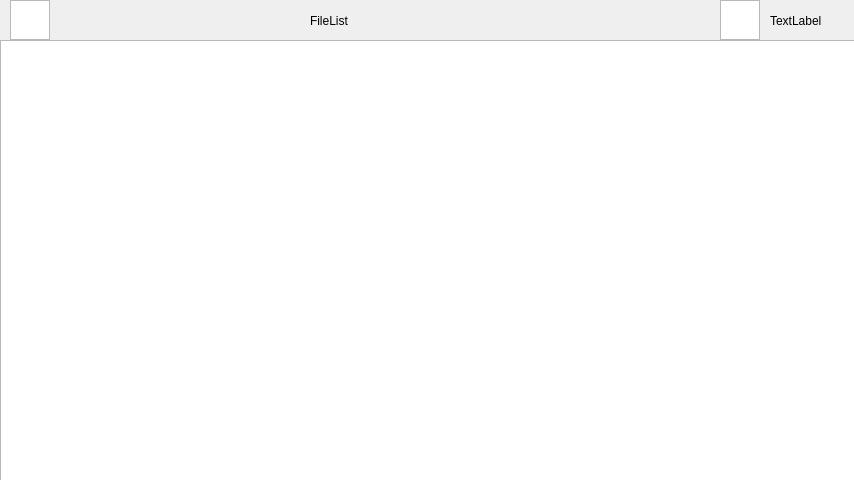
<?xml version="1.0" encoding="UTF-8"?>
<ui version="4.0">
 <class>MediaWindow</class>
 <widget class="QDialog" name="MediaWindow">
  <property name="geometry">
   <rect>
    <x>0</x>
    <y>0</y>
    <width>854</width>
    <height>480</height>
   </rect>
  </property>
  <property name="windowTitle">
   <string>MediaWindow</string>
  </property>
  <widget class="QWidget" name="widget_content" native="true">
   <property name="geometry">
    <rect>
     <x>0</x>
     <y>40</y>
     <width>854</width>
     <height>440</height>
    </rect>
   </property>
  </widget>
  <widget class="QWidget" name="widget_top" native="true">
   <property name="geometry">
    <rect>
     <x>0</x>
     <y>0</y>
     <width>854</width>
     <height>40</height>
    </rect>
   </property>
   <widget class="QLabel" name="tl_file">
    <property name="geometry">
     <rect>
      <x>310</x>
      <y>10</y>
      <width>181</width>
      <height>21</height>
     </rect>
    </property>
    <property name="text">
     <string>FileList</string>
    </property>
   </widget>
   <widget class="QGraphicsView" name="gv_return">
    <property name="geometry">
     <rect>
      <x>10</x>
      <y>0</y>
      <width>40</width>
      <height>40</height>
     </rect>
    </property>
   </widget>
   <widget class="QGraphicsView" name="gv_card">
    <property name="geometry">
     <rect>
      <x>720</x>
      <y>0</y>
      <width>40</width>
      <height>40</height>
     </rect>
    </property>
   </widget>
   <widget class="QLabel" name="tl_card">
    <property name="geometry">
     <rect>
      <x>770</x>
      <y>10</y>
      <width>71</width>
      <height>21</height>
     </rect>
    </property>
    <property name="text">
     <string>TextLabel</string>
    </property>
   </widget>
  </widget>
  <widget class="QTableView" name="tv_media">
   <property name="geometry">
    <rect>
     <x>0</x>
     <y>40</y>
     <width>861</width>
     <height>451</height>
    </rect>
   </property>
  </widget>
 </widget>
 <resources/>
 <connections/>
</ui>
